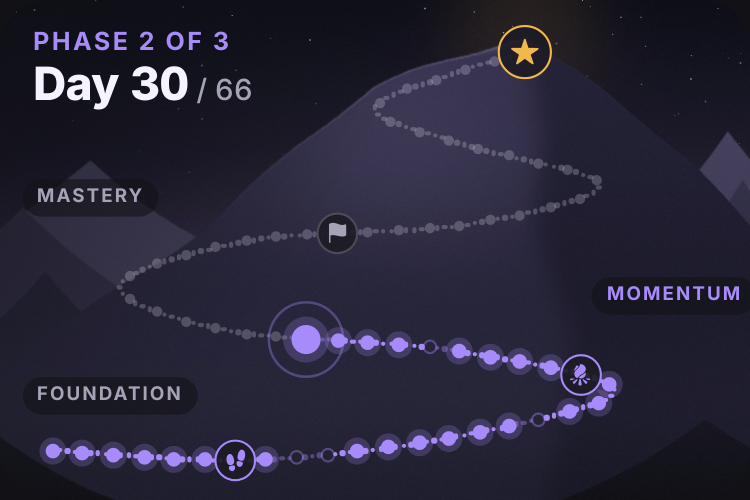
#> input picture design/artwork-guides/ascent-current-dark-1500x1000.png, 1500 x 1000 px (shown at 1/2 size)
$ python extend_tall.py ../ascent-current-dark-1500x1000.png ../ascent-current-light-1500x1000.png ../ascent-current-light-1500x1000.png
#> lines starting #> are read from the running program, lines starting #| are printed output that depends on the picture
"""
Extends an approved 3:2 Ascent painting into a tall full-screen background (9:19.5).

    python3 design/artwork-guides/tools/extend_tall.py <art.png> <out.png> [dark|light]

The painting is placed unchanged at y = TOP (its trail geometry stays exact). Above it, the sky continues
from the painting's own top edge and deepens toward the theme's darkest tone. Below it, the slopes dissolve
into mist and then into the app's background color, which is where Today's cards scroll.
"""

import sys

import numpy as np
from PIL import Image, ImageFilter

src, dst = sys.argv[1], sys.argv[2]
theme = sys.argv[3] if len(sys.argv) > 3 else 'dark'
TOP, TOTAL = 800, 2560  # for 1536-wide art: painting occupies rows 800..1824; the fog has fully become the app background by ~2504
BG = np.array([17, 17, 22] if theme == 'dark' else [247, 246, 251], np.float32)
TOP_TONE = np.array([14, 13, 24] if theme == 'dark' else [214, 216, 234], np.float32)
MIST = np.array([88, 84, 118] if theme == 'dark' else [226, 224, 238], np.float32)
rng = np.random.default_rng(7)

art = np.asarray(Image.open(src).convert('RGB')).astype(np.float32)
H0, W = art.shape[:2]
#> H0 = 1000; W = 1500
scale = W / 1536
#> scale = 0.977
TOP, TOTAL = round(TOP * scale), round(TOTAL * scale)
#> TOP = 781; TOTAL = 2500


def blur(a, r):
    return np.asarray(Image.fromarray(a.clip(0, 255).astype(np.uint8)).filter(ImageFilter.GaussianBlur(r))).astype(np.float32)


def low_noise(h, w, cell, amp, r):
    n = rng.normal(0, 1, (max(2, h // cell), max(2, w // cell))).astype(np.float32)
    img = Image.fromarray(((n * amp) + 128).clip(0, 255).astype(np.uint8)).resize((w, h), Image.BICUBIC)
    return np.asarray(img.filter(ImageFilter.GaussianBlur(r))).astype(np.float32) - 128


out = np.zeros((TOTAL, W, 3), np.float32)

# Sky: the painting's top rows, heavily blurred sideways, fading into TOP_TONE toward the top of the screen.
edge = blur(art[:40], 60).mean(0)
#> edge = 1500 rows, first 8: [16.9, 16.9, 22], [16.85, 16.85, 22], [16.8, 16.8, 22.23], [16.75, 16.75, 22.23], [16.7, 16.7, 22.23], [16.7, 16.7, 22.25], [16.7, 16.7, 22.25], [16.65, 16.65, 22.25]
t = (np.arange(TOP) / TOP)[:, None, None]
#> t = 781 values from 0 to 0.999
sky = TOP_TONE * (1 - t ** 0.9) + edge[None] * t ** 0.9
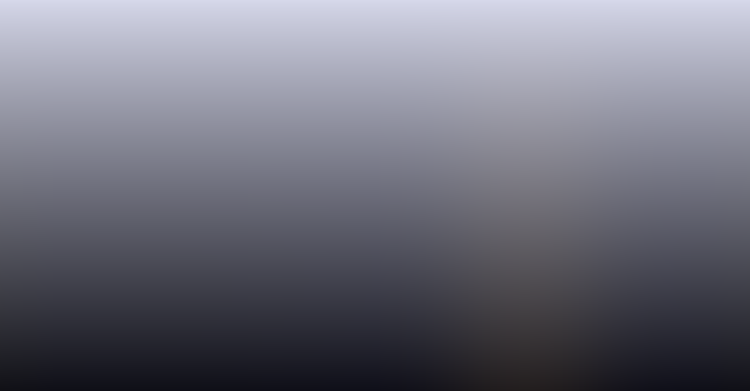
#> sky: shape (781, 1500, 3) float64 (shown at 1/2 size); mean of channels 0, 1, 2 111.5, 111.9, 124.2; drawn as R, G, B
sky += low_noise(TOP, W, 12, 26, 26)[..., None] * 0.12 * t
out[:TOP] = sky
out[TOP:TOP + H0] = art
F = round(200 * scale)  # long feather: the painting's clouds dissolve into the extended sky
#> F = 195
w = (np.arange(F) / F)[:, None, None] ** 1.3
#> w = 195 values from 0 to 0.993
out[TOP:TOP + F] = art[:F] * w + edge[None] * (1 - w)

# Below: a fog bank rolls over the lowest slope (uneven top edge, just under the trail's last days),
# thickens, then fades into the app background, where Today's cards scroll.
S = TOP + H0
#> S = 1781
B = TOTAL - S
#> B = 719
# Under the fog: the slope mirrored downward, so its texture carries on across the seam, starting sharp
# and blurring progressively (no sudden change in sharpness), then darkening into the background.
Rm = min(B, round(520 * scale))
#> Rm = 508
refl = art[::-1][:Rm]
radii = [0, 4, 10, 22, 40]
levels = [refl] + [blur(refl, r * scale) for r in radii[1:]]
#> in blur (call 5), `return np.asarray(Image.fromarray(a.clip(0, 255).astype(np.uint8)).fil..`:
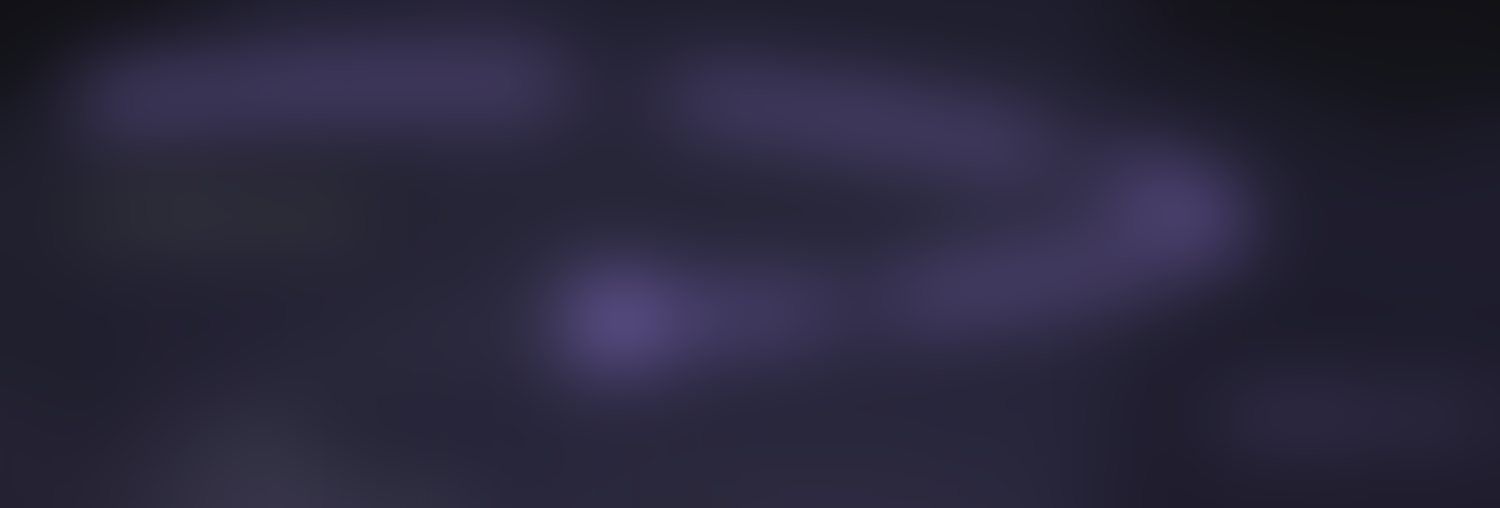
#> returned value: shape (508, 1500, 3) float32; mean of channels 0, 1, 2 41.4, 38.6, 60; drawn as R, G, B
#> levels = 5 items
under = np.empty((B, W, 3), np.float32)
for y in range(B):
    if y < Rm:
        k = y / Rm * (len(radii) - 1)
        i = int(k)
        f = k - i
        row = levels[i][y] * (1 - f) + levels[min(len(radii) - 1, i + 1)][y] * f
    else:
        row = BG
    fade = min(1.0, y / Rm) ** 1.2
    under[y] = row * (1 - fade) + BG * fade
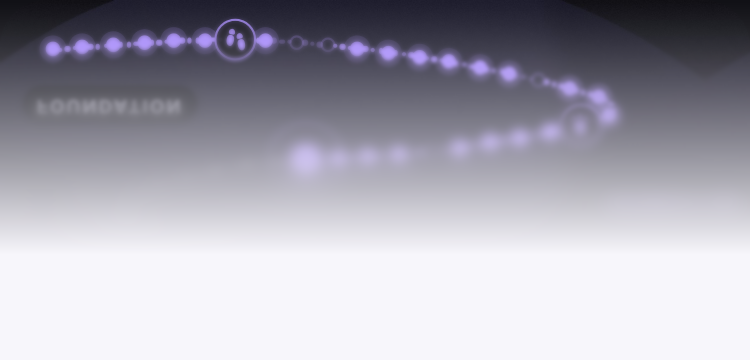
#> under: shape (719, 1500, 3) float32 (shown at 1/2 size); mean of channels 0, 1, 2 166.4, 165, 177.8; drawn as R, G, B
out[S:] = under
y0 = S - round(110 * scale)
rows = TOTAL - y0
edge_n = low_noise(1, W, 40, 60, 0)[0] / 60  # roughly -1..1 along x: the fog's rolling top edge
tex = (low_noise(rows, W, 16, 40, 30) + 128) / 255
#> call 3 of low_noise, with h = 826, w = 1500, cell = 16, amp = 40, r = 30
#> in low_noise (call 3), `return np.asarray(img.filter(ImageFilter.GaussianBlur(r))).astype(np.f..`:
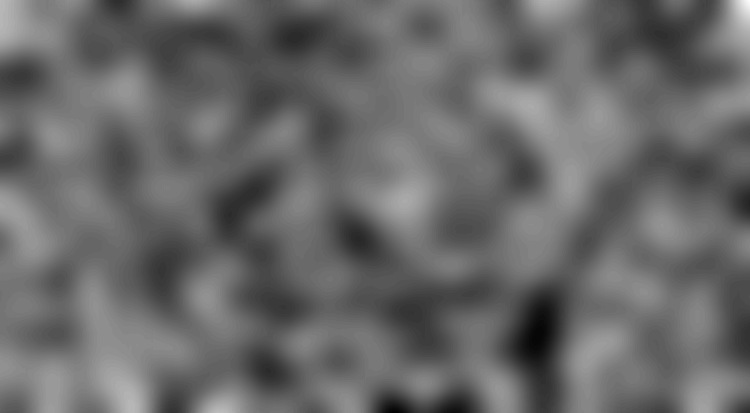
#> returned value: shape (826, 1500) float32 (shown at 1/2 size); min -29, max 41, mean -0.2; drawn with min black and max white
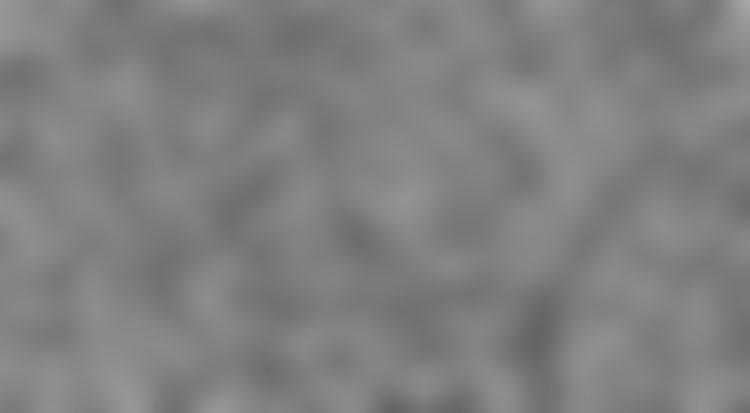
#> tex: shape (826, 1500) float32 (shown at 1/2 size); min 0.388, max 0.663, mean 0.501
yy = (np.arange(y0, TOTAL) - S)[:, None].astype(np.float32)
top_edge = -60 * scale + edge_n[None] * 30 * scale
a = np.clip((yy - top_edge) / (240 * scale), 0, 1)
a = a * a * (3 - 2 * a) * (0.82 + 0.18 * tex)  # smoothstep, with some density variation
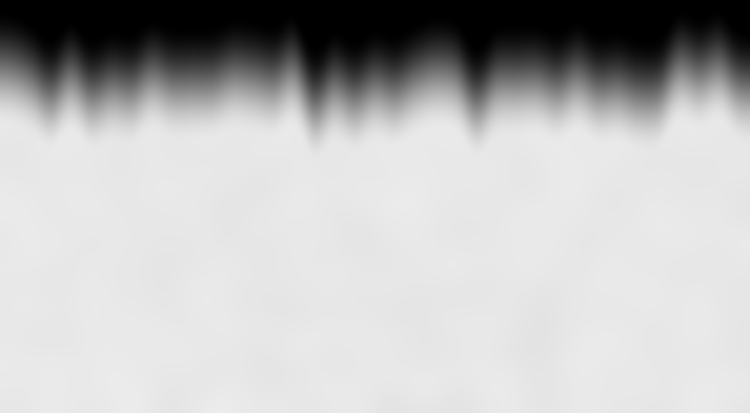
#> a: shape (826, 1500) float32 (shown at 1/2 size); min 0, max 0.927, mean 0.727
mist_col = MIST * (1 - np.clip((yy - 160 * scale) / (520 * scale), 0, 1)[..., None]) + BG * np.clip((yy - 160 * scale) / (520 * scale), 0, 1)[..., None]
out[y0:] = out[y0:] * (1 - a[..., None]) + mist_col * a[..., None]
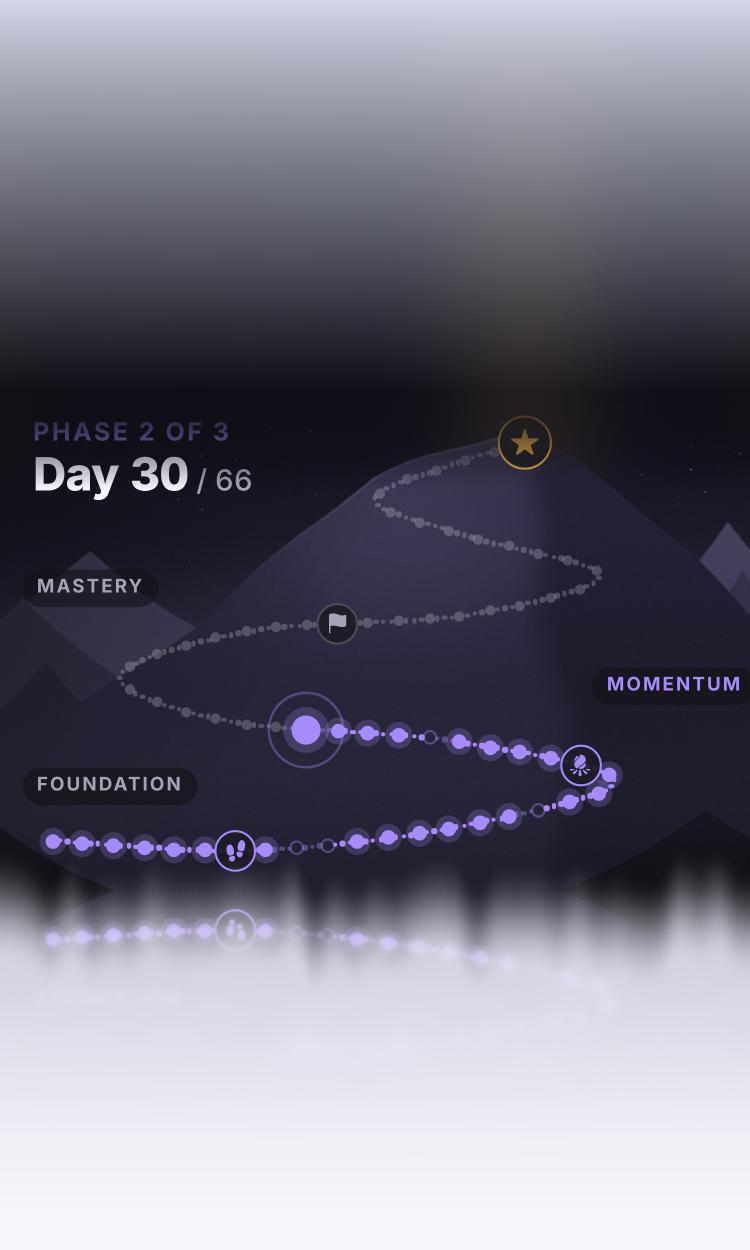
#> out: shape (2500, 1500, 3) float32 (shown at 1/2 size); mean of channels 0, 1, 2 112.5, 111.4, 125.9; drawn as R, G, B
R = round(560 * scale)
F2 = S - y0

# Grain outside the untouched middle, so the extensions match the painting's texture.
g = rng.normal(0, 2.6, (TOTAL, W, 1)).astype(np.float32)
keep = np.ones((TOTAL, 1, 1), np.float32)
keep[TOP + F:TOP + H0 - F2] = 0
# No grain in the flat bottom, so the image's lower edge meets the app background invisibly.
end = TOP + H0 + round(680 * scale)
keep[end - round(200 * scale):end, 0, 0] = np.linspace(1, 0, round(200 * scale))
keep[end:] = 0
Image.fromarray((out + g * keep).clip(0, 255).astype(np.uint8)).save(dst)
print(f'{dst}: {W}x{TOTAL}, painting at y={TOP}..{TOP + H0} (untouched rows {TOP + F}..{TOP + H0 - F2})')
#| ../ascent-current-light-1500x1000.png: 1500x2500, painting at y=781..1781 (untouched rows 976..1674)
